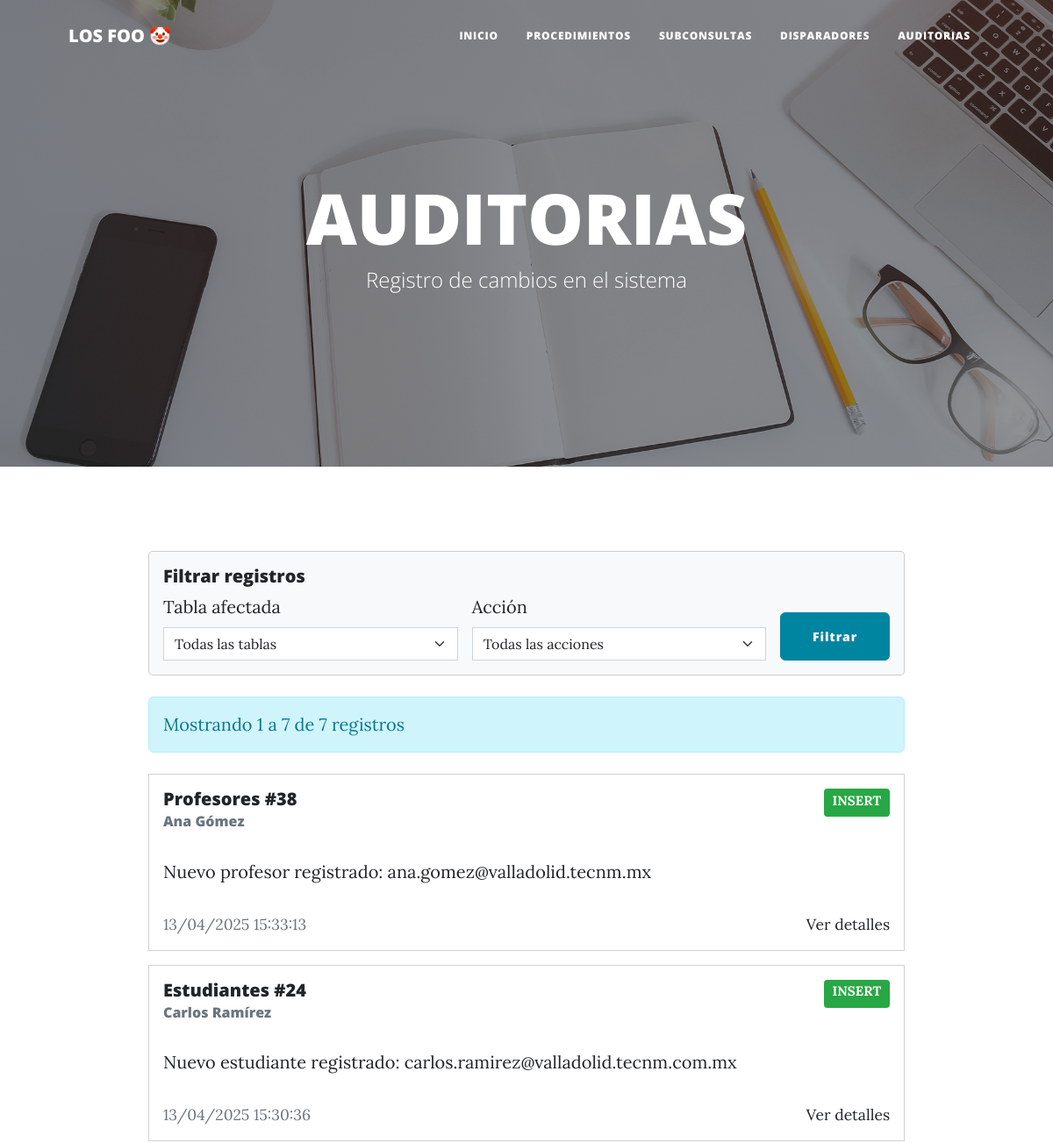
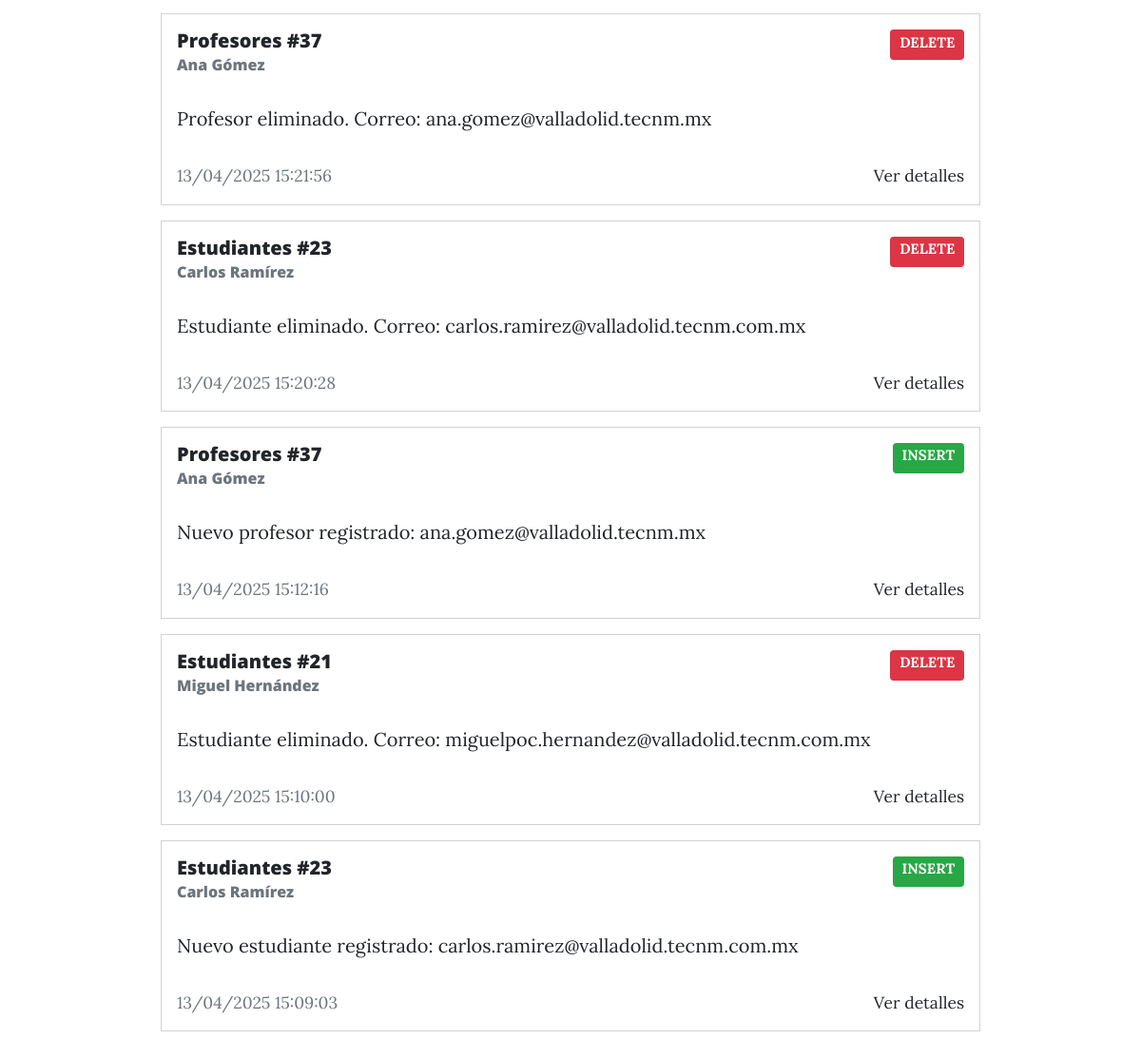
The page /auditorias/auditorias.php on the database its author committed (2 pictures, top to bottom).
### tables this page shows
CREATE TABLE IF NOT EXISTS `logs` (
  `log_id` int NOT NULL AUTO_INCREMENT,
  `tabla_afectada` varchar(50) NOT NULL,
  `registro_id` int NOT NULL,
  `nombre_completo` varchar(100) NOT NULL,
  `accion` enum('INSERT','UPDATE','DELETE') NOT NULL,
  `fecha_creacion` datetime NOT NULL DEFAULT CURRENT_TIMESTAMP,
  `detalles` text,
  PRIMARY KEY (`log_id`),
  KEY `tabla_afectada` (`tabla_afectada`),
  KEY `registro_id` (`registro_id`)
);

### auditorias/auditorias.php (the view, shortened to what this page needs)
<?php
require_once __DIR__ . '/../config/conexion.php';
$pagina = isset($_GET['pagina']) ? max(1, intval($_GET['pagina'])) : 1;
$por_pagina = 10;
$query = "SELECT * FROM logs WHERE 1=1";
$query_count = "SELECT COUNT(*) AS total FROM logs WHERE 1=1";
$total_resultados = $conn->query($query_count)->fetch_assoc()['total'];
$offset = ($pagina - 1) * $por_pagina;
$query .= " ORDER BY fecha_creacion DESC LIMIT $offset, $por_pagina";
$logs = $conn->query($query);
?>
<!DOCTYPE html>
<html lang="en">
    <head>
        <link href="../css/styles.css" rel="stylesheet" />
    </head>
    <body>
        <nav class="navbar navbar-expand-lg navbar-light" id="mainNav">
            <div class="container px-4 px-lg-5">
                <a class="navbar-brand" href="../index.php">LOS FOO 🤡</a>
                <div class="collapse navbar-collapse" id="navbarResponsive">
                    <ul class="navbar-nav ms-auto py-4 py-lg-0">
                        <li class="nav-item"><a class="nav-link px-lg-3 py-3 py-lg-4" href="../index.php">Inicio</a></li>
                        <li class="nav-item"><a class="nav-link px-lg-3 py-3 py-lg-4" href="../Procedimientos/Procedimientos.php">Procedimientos</a></li>
                        <li class="nav-item"><a class="nav-link px-lg-3 py-3 py-lg-4" href="../subconsultas/subconsultas.php">Subconsultas</a></li>
                        <li class="nav-item"><a class="nav-link px-lg-3 py-3 py-lg-4" href="../disparadores/disparadores.php">Disparadores</a></li>
                        <li class="nav-item"><a class="nav-link px-lg-3 py-3 py-lg-4" href="auditorias.php">Auditorias</a></li>
                    </ul>
                </div>
            </div>
        </nav>
        <header class="masthead" style="background-image: url('../assets/img/home-bg.jpg')">
            <div class="container position-relative px-4 px-lg-5">
                <div class="row gx-4 gx-lg-5 justify-content-center">
                    <div class="col-md-10 col-lg-8 col-xl-7">
                        <div class="site-heading">
                            <h1>AUDITORIAS</h1>
                            <span class="subheading">Registro de cambios en el sistema</span>
                        </div>
                    </div>
                </div>
            </div>
        </header>
        <div class="container px-4 px-lg-5 py-5">
            <div class="row gx-4 gx-lg-5 justify-content-center">
                <div class="col-lg-10">
                    <div class="card mb-4 filter-section">
                        <div class="card-body">
                            <h5 class="card-title">Filtrar registros</h5>
                            <form method="get" class="row g-3">
                                <div class="col-md-5">
                                    <label for="tabla" class="form-label">Tabla afectada</label>
                                    <select id="tabla" name="tabla" class="form-select">
                                        <option value="">Todas las tablas</option>
                                    </select>
                                </div>
                                <div class="col-md-5">
                                    <label for="accion" class="form-label">Acción</label>
                                    <select id="accion" name="accion" class="form-select">
                                        <option value="">Todas las acciones</option>
                                    </select>
                                </div>
                                <div class="col-md-2 d-flex align-items-end">
                                    <button type="submit" class="btn btn-primary w-100 rounded">Filtrar</button>
                                </div>
                            </form>
                        </div>
                    </div>
                    <div class="alert alert-info mb-4 rounded">
                        Mostrando <?= ($offset + 1) ?> a <?= min($offset + $por_pagina, $total_resultados) ?> de <?= $total_resultados ?> registros
                    </div>
                    <?php if ($logs->num_rows > 0): ?>
                        <?php while ($log = $logs->fetch_assoc()): ?>
                            <div class="card mb-3 log-card">
                                <div class="card-body">
                                    <div class="d-flex justify-content-between">
                                        <h5 class="card-title">
                                            <?= ucfirst($log['tabla_afectada']) ?> #<?= $log['registro_id'] ?>
                                        </h5>
                                        <span class="badge <?= $log['accion'] == 'INSERT' ? 'badge-insert' : ($log['accion'] == 'UPDATE' ? 'badge-update' : 'badge-delete') ?>">
                                            <?= $log['accion'] ?>
                                        </span>
                                    </div>
                                    <h6 class="card-subtitle mb-2 text-muted">
                                        <?= $log['nombre_completo'] ?>
                                    </h6>
                                    <p class="card-text"><?= $log['detalles'] ?></p>
                                    <div class="d-flex justify-content-between">
                                        <small class="text-muted">
                                            <?= date('d/m/Y H:i:s', strtotime($log['fecha_creacion'])) ?>
                                        </small>
                                        <small>
                                            <a href="#" class="text-decoration-none" data-bs-toggle="modal" data-bs-target="#logDetailsModal<?= $log['log_id'] ?>">
                                                Ver detalles
                                            </a>
                                        </small>
                                    </div>
                                </div>
                            </div>
                        <?php endwhile; ?>
                    <?php else: ?>
                        <div class="alert alert-warning">No se encontraron registros de auditoría con los filtros seleccionados.</div>
                    <?php endif; ?>
                </div>
            </div>
        </div>
    </body>
</html>

### auditorias/auditorias.php (style rules this page uses)
.badge-insert { background-color: #28a745; border-radius: 0.25rem; }
.badge-delete { background-color: #dc3545; border-radius: 0.25rem; }
.log-card { transition: all 0.3s; }
.filter-section { background-color: #f8f9fa; border-radius: 5px; }

### rows shown on the page
logs: tabla_afectada "Profesores", registro "38", accion "INSERT", nombre_completo "Ana Gómez", detalles "Nuevo profesor registrado: ana.gomez@valladolid.tecnm.mx", fecha_creacion "13/04/2025 15:33:13"
logs: tabla_afectada "Estudiantes", registro "24", accion "INSERT", nombre_completo "Carlos Ramírez", detalles "Nuevo estudiante registrado: carlos.ramirez@valladolid.tecnm.com.mx", fecha_creacion "13/04/2025 15:30:36"
logs: tabla_afectada "Profesores", registro "37", accion "DELETE", nombre_completo "Ana Gómez", detalles "Profesor eliminado. Correo: ana.gomez@valladolid.tecnm.mx", fecha_creacion "13/04/2025 15:21:56"
logs: tabla_afectada "Estudiantes", registro "23", accion "DELETE", nombre_completo "Carlos Ramírez", detalles "Estudiante eliminado. Correo: carlos.ramirez@valladolid.tecnm.com.mx", fecha_creacion "13/04/2025 15:20:28"
logs: tabla_afectada "Profesores", registro "37", accion "INSERT", nombre_completo "Ana Gómez", detalles "Nuevo profesor registrado: ana.gomez@valladolid.tecnm.mx", fecha_creacion "13/04/2025 15:12:16"
logs: tabla_afectada "Estudiantes", registro "21", accion "DELETE", nombre_completo "Miguel Hernández", detalles "Estudiante eliminado. Correo: miguelpoc.hernandez@valladolid.tecnm.com.mx", fecha_creacion "13/04/2025 15:10:00"
logs: tabla_afectada "Estudiantes", registro "23", accion "INSERT", nombre_completo "Carlos Ramírez", detalles "Nuevo estudiante registrado: carlos.ramirez@valladolid.tecnm.com.mx", fecha_creacion "13/04/2025 15:09:03"

### other values the page prints
$offset + 1 "1"
min($offset + $por_pagina, $total_resultados) "7"
$total_resultados "7"
